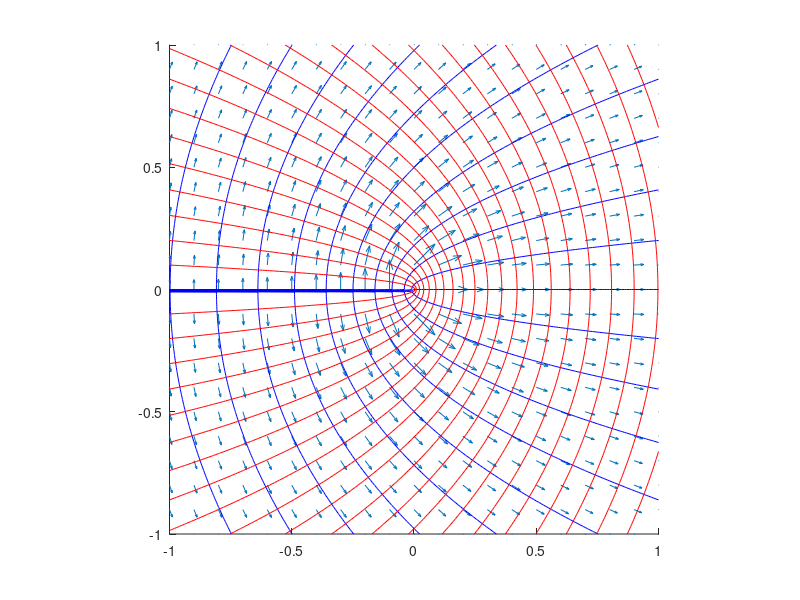

Recreate this plot in MATLAB.
[x,y]=meshgrid(-1:0.01:1,-1:0.01:1);
[theta,r]=cart2pol(x,y);
alpha=1/2;
u=r.^alpha;
q=r.^(alpha-1);
psi=u.*sin(alpha.*theta);
phi=u.*cos(alpha.*theta);
hold all;
q=r.^(alpha-1);
utheta=-alpha.*q.*sin(alpha.*theta);
ur=alpha.*q.*cos(alpha.*theta);

u=ur.*cos(theta)-utheta.*sin(theta);
v=ur.*sin(theta)+utheta.*cos(theta);

k=10;
quiver(x(1:k:end,1:k:end),y(1:k:end,1:k:end),u(1:k:end,1:k:end),v(1:k:end,1:k:end));
contour(x,y,psi,21,'b');
contour(x,y,phi,21,'r');
daspect([1 1 1]);
